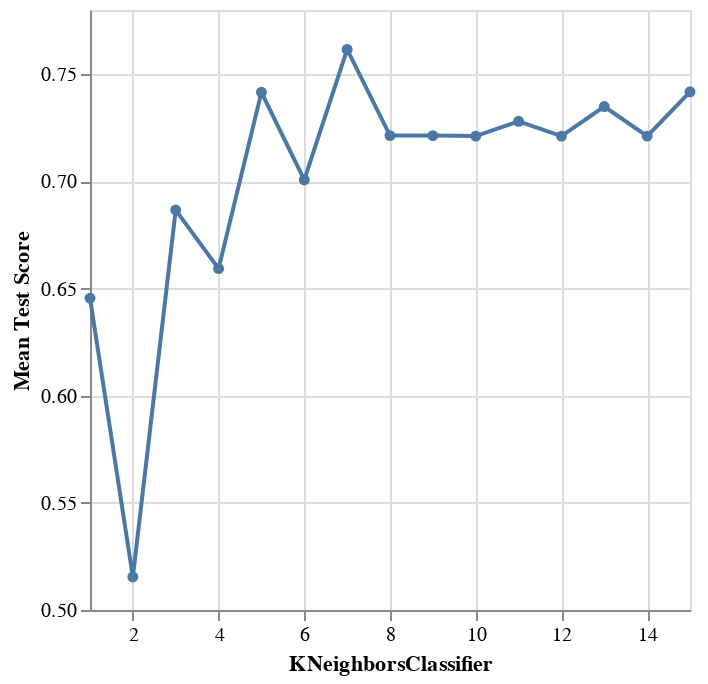

Notebook cell for this chart:
### Code cell
# focus on players_preprocessor_3, find optimal KNeighbors value through cross-validation to tune KNeighbors
# create pipe

players_pipe_3=make_pipeline(players_preprocessor_3, knn_spec)
             
# perform standard 5-fold cross validation

knn_tune_grid_3=GridSearchCV(
        estimator=players_pipe_3,
        param_grid=param_grid,
        cv=5
    )

# fit tuned grid to X and y

knn_model_grid_3=knn_tune_grid_3.fit(X_train_3, y)

# find the results and store in a new dataframe 

accuracies_grid_3=pd.DataFrame(knn_model_grid_3.cv_results_)


# create a line graph (with points) to visualize results and help determine optimal KNeighbors value

accuracy_k_grid_3=alt.Chart(accuracies_grid_3).mark_line(point=True).encode(
    x=alt.X("param_kneighborsclassifier__n_neighbors").title("KNeighborsClassifier").scale(zero=False),
    y=alt.Y("mean_test_score").title("Mean Test Score").scale(zero=False)
)
accuracy_k_grid_3

### Figure 1 — Vega-Lite specification as saved in the notebook (floating-point values rounded to 4 significant figures)
{"config": {"view": {"continuousWidth": 300, "continuousHeight": 300}}, "data": {"name": "data-70e343dbafbd63b76f3308f78d5fbbe3"}, "mark": {"type": "line", "point": true}, "encoding": {"x": {"field": "param_kneighborsclassifier__n_neighbors", "scale": {"zero": false}, "title": "KNeighborsClassifier", "type": "quantitative"}, "y": {"field": "mean_test_score", "scale": {"zero": false}, "title": "Mean Test Score", "type": "quantitative"}}, "$schema": "https://vega.github.io/schema/vega-lite/v5.20.1.json", "datasets": {"data-70e343dbafbd63b76f3308f78d5fbbe3": [{"mean_fit_time": 0.003535, "std_fit_time": 0.0003016, "mean_score_time": 0.003896, "std_score_time": 0.0004334, "param_kneighborsclassifier__n_neighbors": 1, "params": {"kneighborsclassifier__n_neighbors": 1}, "split0_test_score": 0.6333, "split1_test_score": 0.7667, "split2_test_score": 0.3793, "split3_test_score": 0.7586, "split4_test_score": 0.6897, "mean_test_score": 0.6455, "std_test_score": 0.1417, "rank_test_score": 14}, {"mean_fit_time": 0.00336, "std_fit_time": 0.0001587, "mean_score_time": 0.003641, "std_score_time": 3.926e-05, "param_kneighborsclassifier__n_neighbors": 2, "params": {"kneighborsclassifier__n_neighbors": 2}, "split0_test_score": 0.6333, "split1_test_score": 0.6333, "split2_test_score": 0.3448, "split3_test_score": 0.4828, "split4_test_score": 0.4828, "mean_test_score": 0.5154, "std_test_score": 0.1087, "rank_test_score": 15}, {"mean_fit_time": 0.003665, "std_fit_time": 0.0008176, "mean_score_time": 0.004697, "std_score_time": 0.001793, "param_kneighborsclassifier__n_neighbors": 3, "params": {"kneighborsclassifier__n_neighbors": 3}, "split0_test_score": 0.6667, "split1_test_score": 0.7667, "split2_test_score": 0.6552, "split3_test_score": 0.7241, "split4_test_score": 0.6207, "mean_test_score": 0.6867, "std_test_score": 0.05206, "rank_test_score": 12}, {"mean_fit_time": 0.003362, "std_fit_time": 0.0001289, "mean_score_time": 0.003739, "std_score_time": 4.175e-05, "param_kneighborsclassifier__n_neighbors": 4, "params": {"kneighborsclassifier__n_neighbors": 4}, "split0_test_score": 0.6333, "split1_test_score": 0.7667, "split2_test_score": 0.5862, "split3_test_score": 0.6552, "split4_test_score": 0.6552, "mean_test_score": 0.6593, "std_test_score": 0.05929, "rank_test_score": 13}, {"mean_fit_time": 0.003296, "std_fit_time": 9.142e-05, "mean_score_time": 0.004037, "std_score_time": 0.0006366, "param_kneighborsclassifier__n_neighbors": 5, "params": {"kneighborsclassifier__n_neighbors": 5}, "split0_test_score": 0.7333, "split1_test_score": 0.7333, "split2_test_score": 0.6207, "split3_test_score": 0.8621, "split4_test_score": 0.7586, "mean_test_score": 0.7416, "std_test_score": 0.07689, "rank_test_score": 3}, {"mean_fit_time": 0.003228, "std_fit_time": 1.012e-05, "mean_score_time": 0.003697, "std_score_time": 3.713e-05, "param_kneighborsclassifier__n_neighbors": 6, "params": {"kneighborsclassifier__n_neighbors": 6}, "split0_test_score": 0.7, "split1_test_score": 0.7, "split2_test_score": 0.5862, "split3_test_score": 0.7586, "split4_test_score": 0.7586, "mean_test_score": 0.7007, "std_test_score": 0.06296, "rank_test_score": 11}, {"mean_fit_time": 0.003313, "std_fit_time": 0.0001184, "mean_score_time": 0.003909, "std_score_time": 0.0005652, "param_kneighborsclassifier__n_neighbors": 7, "params": {"kneighborsclassifier__n_neighbors": 7}, "split0_test_score": 0.7333, "split1_test_score": 0.8333, "split2_test_score": 0.6897, "split3_test_score": 0.7931, "split4_test_score": 0.7586, "mean_test_score": 0.7616, "std_test_score": 0.04924, "rank_test_score": 1}, {"mean_fit_time": 0.003522, "std_fit_time": 0.0006268, "mean_score_time": 0.003611, "std_score_time": 4.096e-05, "param_kneighborsclassifier__n_neighbors": 8, "params": {"kneighborsclassifier__n_neighbors": 8}, "split0_test_score": 0.6, "split1_test_score": 0.8, "split2_test_score": 0.6897, "split3_test_score": 0.7586, "split4_test_score": 0.7586, "mean_test_score": 0.7214, "std_test_score": 0.07028, "rank_test_score": 6}, {"mean_fit_time": 0.003219, "std_fit_time": 5.062e-05, "mean_score_time": 0.003582, "std_score_time": 2.395e-05, "param_kneighborsclassifier__n_neighbors": 9, "params": {"kneighborsclassifier__n_neighbors": 9}, "split0_test_score": 0.6333, "split1_test_score": 0.7667, "split2_test_score": 0.7241, "split3_test_score": 0.7586, "split4_test_score": 0.7241, "mean_test_score": 0.7214, "std_test_score": 0.04734, "rank_test_score": 6}, {"mean_fit_time": 0.003366, "std_fit_time": 0.0002855, "mean_score_time": 0.004034, "std_score_time": 0.0005755, "param_kneighborsclassifier__n_neighbors": 10, "params": {"kneighborsclassifier__n_neighbors": 10}, "split0_test_score": 0.6333, "split1_test_score": 0.8, "split2_test_score": 0.6897, "split3_test_score": 0.7586, "split4_test_score": 0.7241, "mean_test_score": 0.7211, "std_test_score": 0.05716, "rank_test_score": 8}, {"mean_fit_time": 0.003276, "std_fit_time": 5.851e-05, "mean_score_time": 0.003687, "std_score_time": 6.615e-05, "param_kneighborsclassifier__n_neighbors": 11, "params": {"kneighborsclassifier__n_neighbors": 11}, "split0_test_score": 0.7, "split1_test_score": 0.7333, "split2_test_score": 0.6897, "split3_test_score": 0.7931, "split4_test_score": 0.7241, "mean_test_score": 0.728, "std_test_score": 0.03616, "rank_test_score": 5}, {"mean_fit_time": 0.003316, "std_fit_time": 0.0001969, "mean_score_time": 0.003645, "std_score_time": 4.508e-05, "param_kneighborsclassifier__n_neighbors": 12, "params": {"kneighborsclassifier__n_neighbors": 12}, "split0_test_score": 0.7, "split1_test_score": 0.7333, "split2_test_score": 0.6897, "split3_test_score": 0.7586, "split4_test_score": 0.7241, "mean_test_score": 0.7211, "std_test_score": 0.0245, "rank_test_score": 8}, {"mean_fit_time": 0.003254, "std_fit_time": 6.488e-05, "mean_score_time": 0.003641, "std_score_time": 4.122e-05, "param_kneighborsclassifier__n_neighbors": 13, "params": {"kneighborsclassifier__n_neighbors": 13}, "split0_test_score": 0.7, "split1_test_score": 0.7333, "split2_test_score": 0.6897, "split3_test_score": 0.7931, "split4_test_score": 0.7586, "mean_test_score": 0.7349, "std_test_score": 0.03799, "rank_test_score": 4}, {"mean_fit_time": 0.003192, "std_fit_time": 1.012e-05, "mean_score_time": 0.003617, "std_score_time": 2.123e-05, "param_kneighborsclassifier__n_neighbors": 14, "params": {"kneighborsclassifier__n_neighbors": 14}, "split0_test_score": 0.7, "split1_test_score": 0.7333, "split2_test_score": 0.6897, "split3_test_score": 0.7586, "split4_test_score": 0.7241, "mean_test_score": 0.7211, "std_test_score": 0.0245, "rank_test_score": 8}, {"mean_fit_time": 0.003215, "std_fit_time": 6.037e-05, "mean_score_time": 0.003612, "std_score_time": 1.84e-05, "param_kneighborsclassifier__n_neighbors": 15, "params": {"kneighborsclassifier__n_neighbors": 15}, "split0_test_score": 0.7, "split1_test_score": 0.7333, "split2_test_score": 0.7241, "split3_test_score": 0.7931, "split4_test_score": 0.7586, "mean_test_score": 0.7418, "std_test_score": 0.03177, "rank_test_score": 2}]}}
